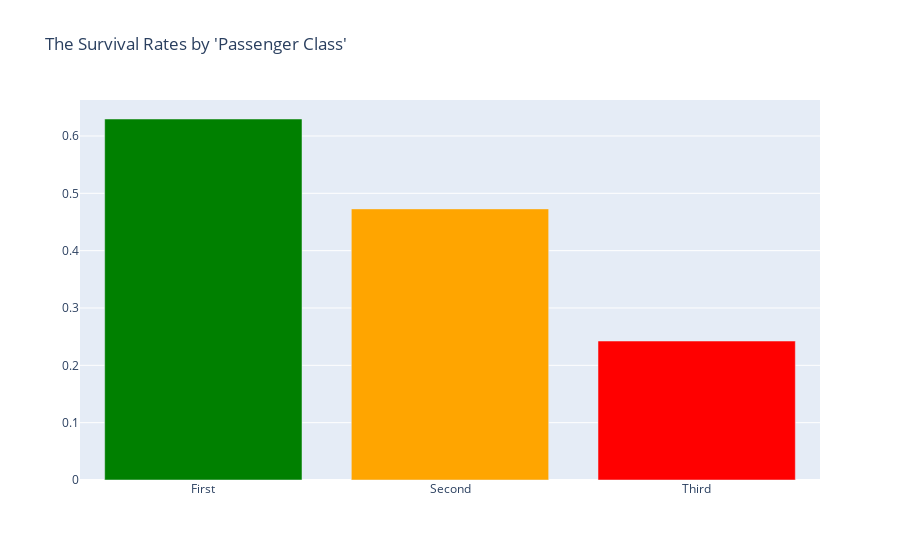

The cell this chart's notebook holds for it:
### Code cell
name_class = ["First","Second","Third"]
rate_class = [rate_survived_1st,rate_survived_2nd,rate_survived_3rd]
bar_colour_class = ['green','orange','red']


fig_class_rate = go.Figure(data= [
    go.Bar(name="Survival rates", x=name_class, y=rate_class, marker=dict(color=bar_colour_class) )
])

fig_class_rate.update_layout(barmode='group', title="The Survival Rates by 'Passenger Class'")
fig_class_rate.show()

### Figure 1 — Plotly figure (JSON) as saved in the notebook; plotly's stock layout.template omitted (floating-point values rounded to 4 significant figures)
{"data": [{"marker": {"color": ["green", "orange", "red"]}, "name": "Survival rates", "type": "bar", "x": ["First", "Second", "Third"], "y": [0.6296, 0.4728, 0.2424]}], "layout": {"barmode": "group", "title": {"text": "The Survival Rates by 'Passenger Class'"}}}
